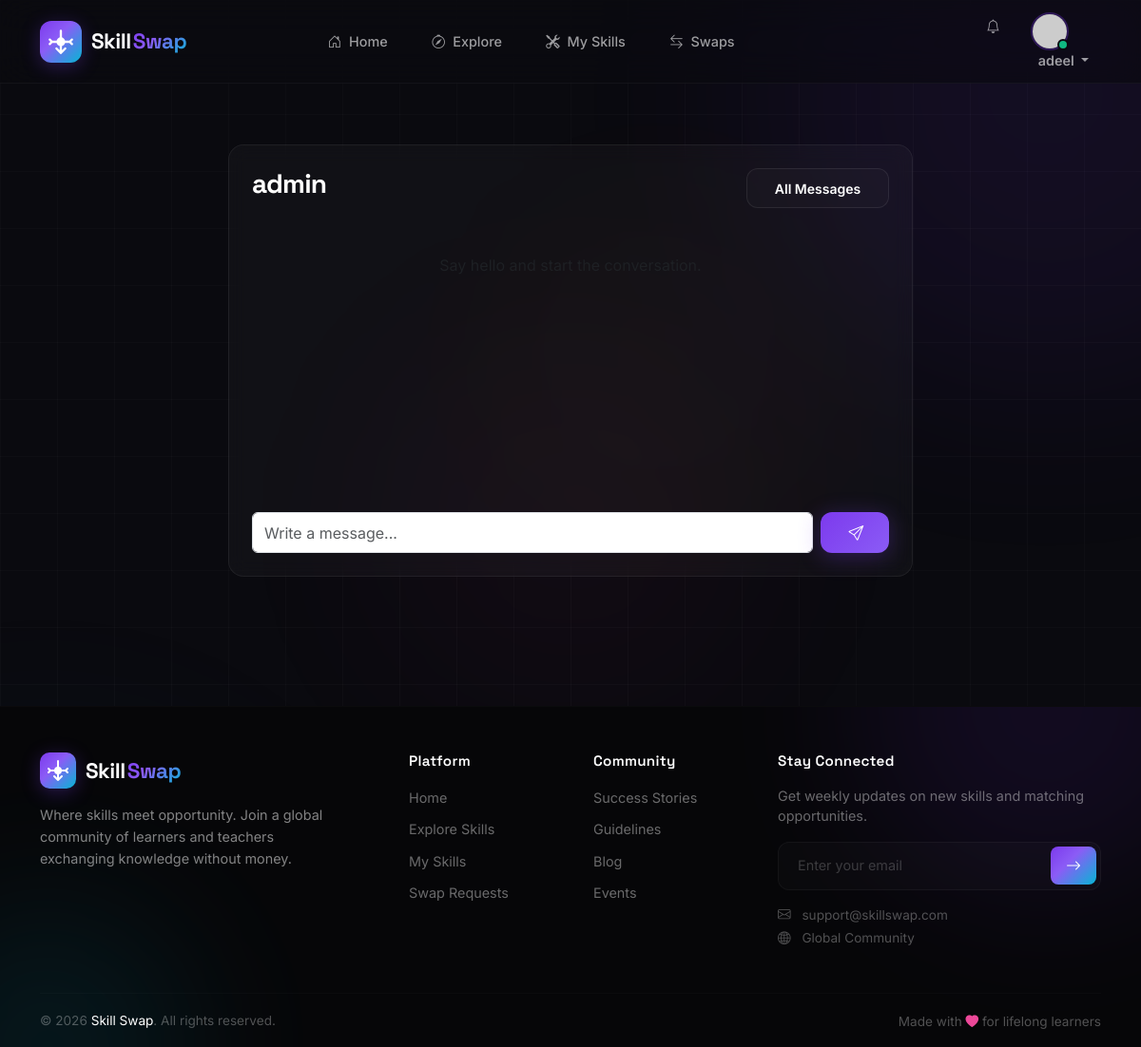
Page /messages/admin/ (signed in) on the earlier database version.
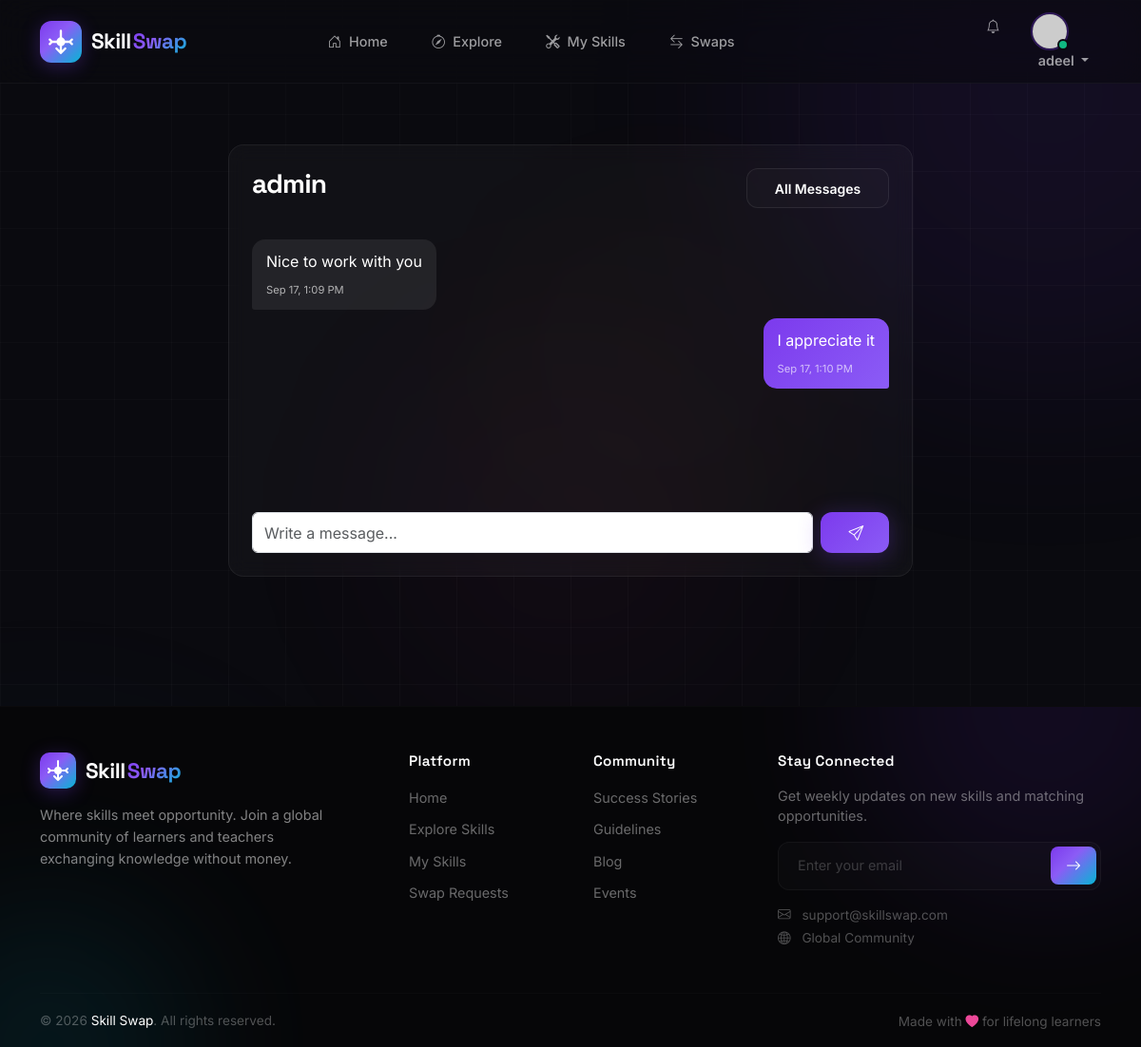
Same page on the later database version.
### swap/models.py (models this page shows, shortened)
class Message(models.Model):
    sender = models.ForeignKey(User, on_delete=models.CASCADE, related_name='sent_messages')
    recipient = models.ForeignKey(User, on_delete=models.CASCADE, related_name='received_messages')
    body = models.TextField(max_length=1000)
    is_read = models.BooleanField(default=False)
    created_at = models.DateTimeField(auto_now_add=True)
    class Meta:
        ordering = ['created_at']

### swap/views.py (the view, shortened to what this page needs)
# urls.py: path('messages/<str:username>/', views.conversation, name='conversation'),
@login_required
def conversation(request, username):
    other_user = get_object_or_404(User, username=username)
    if other_user == request.user:
        return redirect('inbox')
    thread = Message.objects.filter(Q(sender=request.user, recipient=other_user) | Q(sender=other_user, recipient=request.user))
    thread.filter(recipient=request.user, is_read=False).update(is_read=True)
    return render(request, 'swap/conversation.html', {'other_user': other_user, 'thread': thread})

### swap/context_processors.py (called while the page is built)
def notification_counts(request):
    if not request.user.is_authenticated:
        return {}
    from .models import Notification, SwapRequest, Message
    return {
        'unread_swap_requests': SwapRequest.objects.filter(recipient=request.user, status='pending').count(),
        'unread_notifications': Notification.objects.filter(user=request.user, is_read=False).count(),
        'unread_messages': Message.objects.filter(recipient=request.user, is_read=False).count(),
    }

### templates/swap/conversation.html
{% extends 'base.html' %}{% block title %}Message {{ other_user.username }} - Skill Swap{% endblock %}{% block content %}<section class="py-5"><div class="container"><div class="row justify-content-center"><div class="col-lg-8"><div class="glass p-4"><div class="d-flex justify-content-between mb-4"><h3 class="text-white mb-0">{{ other_user.username }}</h3><a href="{% url 'inbox' %}" class="btn btn-outline-glass btn-sm">All Messages</a></div><div class="message-thread">{% for message in thread %}<div class="message-bubble {% if message.sender == user %}mine{% endif %}"><p class="mb-1">{{ message.body }}</p><small>{{ message.created_at|date:"M j, g:i A" }}</small></div>{% empty %}<p class="text-muted text-center py-4">Say hello and start the conversation.</p>{% endfor %}</div><form method="post" class="d-flex gap-2 mt-3">{% csrf_token %}<input name="body" class="form-control" maxlength="1000" placeholder="Write a message..." required><button class="btn btn-glow"><i class="bi bi-send"></i></button></form></div></div></div></div></section>{% endblock %}

Differences in the rows shown:
added Message: body "Nice to work with you", created_at "Sep 17, 1:09 PM"
added Message: body "I appreciate it", created_at "Sep 17, 1:10 PM"
